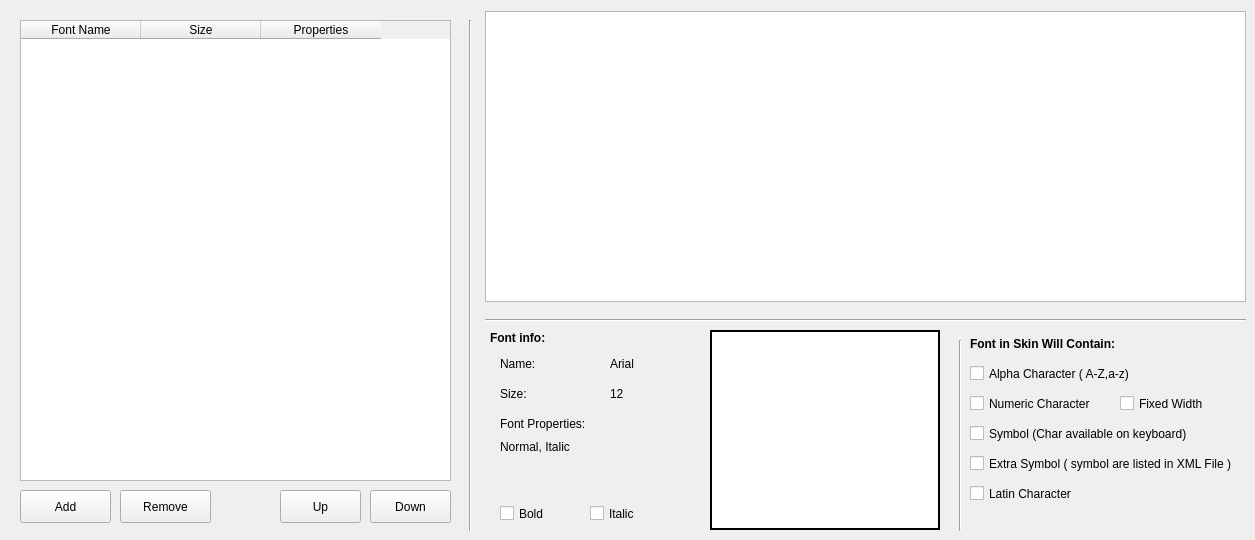
    <widget class="QWidget" name="Font">
     <attribute name="title">
      <string>Font</string>
     </attribute>
     <widget class="QTableWidget" name="TableFont">
      <property name="geometry">
       <rect>
        <x>20</x>
        <y>20</y>
        <width>431</width>
        <height>461</height>
       </rect>
      </property>
      <property name="sizePolicy">
       <sizepolicy hsizetype="Expanding" vsizetype="Expanding">
        <horstretch>0</horstretch>
        <verstretch>0</verstretch>
       </sizepolicy>
      </property>
      <property name="baseSize">
       <size>
        <width>0</width>
        <height>0</height>
       </size>
      </property>
      <property name="lineWidth">
       <number>-1</number>
      </property>
      <property name="selectionMode">
       <enum>QAbstractItemView::SingleSelection</enum>
      </property>
      <property name="selectionBehavior">
       <enum>QAbstractItemView::SelectRows</enum>
      </property>
      <property name="sortingEnabled">
       <bool>false</bool>
      </property>
      <property name="columnCount">
       <number>3</number>
      </property>
      <attribute name="horizontalHeaderCascadingSectionResizes">
       <bool>false</bool>
      </attribute>
      <attribute name="horizontalHeaderMinimumSectionSize">
       <number>40</number>
      </attribute>
      <attribute name="horizontalHeaderDefaultSectionSize">
       <number>120</number>
      </attribute>
      <attribute name="horizontalHeaderStretchLastSection">
       <bool>false</bool>
      </attribute>
      <attribute name="verticalHeaderVisible">
       <bool>false</bool>
      </attribute>
      <attribute name="verticalHeaderHighlightSections">
       <bool>true</bool>
      </attribute>
      <column>
       <property name="text">
        <string>Font Name</string>
       </property>
      </column>
      <column>
       <property name="text">
        <string>Size</string>
       </property>
      </column>
      <column>
       <property name="text">
        <string>Properties</string>
       </property>
      </column>
     </widget>
     <widget class="QPushButton" name="ButtonAddFont">
      <property name="geometry">
       <rect>
        <x>20</x>
        <y>490</y>
        <width>91</width>
        <height>33</height>
       </rect>
      </property>
      <property name="styleSheet">
       <string notr="true"/>
      </property>
      <property name="text">
       <string>Add</string>
      </property>
      <property name="icon">
       <iconset>
        <normaloff>:/Images/plus20.png</normaloff>:/Images/plus20.png</iconset>
      </property>
      <property name="iconSize">
       <size>
        <width>20</width>
        <height>20</height>
       </size>
      </property>
     </widget>
     <widget class="QPushButton" name="ButtonRemoveFont">
      <property name="geometry">
       <rect>
        <x>120</x>
        <y>490</y>
        <width>91</width>
        <height>33</height>
       </rect>
      </property>
      <property name="styleSheet">
       <string notr="true"/>
      </property>
      <property name="text">
       <string>Remove</string>
      </property>
      <property name="icon">
       <iconset>
        <normaloff>:/Images/remove20.png</normaloff>:/Images/remove20.png</iconset>
      </property>
      <property name="iconSize">
       <size>
        <width>20</width>
        <height>20</height>
       </size>
      </property>
     </widget>
     <widget class="QPushButton" name="ButtonUpFont">
      <property name="geometry">
       <rect>
        <x>280</x>
        <y>490</y>
        <width>81</width>
        <height>33</height>
       </rect>
      </property>
      <property name="styleSheet">
       <string notr="true"/>
      </property>
      <property name="text">
       <string>Up</string>
      </property>
      <property name="icon">
       <iconset>
        <normaloff>:/Images/Up_Arrow20.png</normaloff>:/Images/Up_Arrow20.png</iconset>
      </property>
      <property name="iconSize">
       <size>
        <width>20</width>
        <height>20</height>
       </size>
      </property>
     </widget>
     <widget class="QPushButton" name="ButtonDownFont">
      <property name="geometry">
       <rect>
        <x>370</x>
        <y>490</y>
        <width>81</width>
        <height>33</height>
       </rect>
      </property>
      <property name="styleSheet">
       <string notr="true"/>
      </property>
      <property name="text">
       <string>Down</string>
      </property>
      <property name="icon">
       <iconset>
        <normaloff>:/Images/Down_Arrow20.png</normaloff>:/Images/Down_Arrow20.png</iconset>
      </property>
      <property name="iconSize">
       <size>
        <width>20</width>
        <height>20</height>
       </size>
      </property>
     </widget>
     <widget class="Line" name="line_V_Font">
      <property name="geometry">
       <rect>
        <x>460</x>
        <y>20</y>
        <width>20</width>
        <height>511</height>
       </rect>
      </property>
      <property name="orientation">
       <enum>Qt::Vertical</enum>
      </property>
     </widget>
     <widget class="Line" name="line_H_Font">
      <property name="geometry">
       <rect>
        <x>485</x>
        <y>310</y>
        <width>761</width>
        <height>20</height>
       </rect>
      </property>
      <property name="orientation">
       <enum>Qt::Horizontal</enum>
      </property>
     </widget>
     <widget class="QLabel" name="LabelStaticFontInfo">
      <property name="geometry">
       <rect>
        <x>490</x>
        <y>330</y>
        <width>91</width>
        <height>16</height>
       </rect>
      </property>
      <property name="font">
       <font>
        <weight>75</weight>
        <italic>false</italic>
        <bold>true</bold>
       </font>
      </property>
      <property name="text">
       <string>Font info:</string>
      </property>
     </widget>
     <widget class="QLabel" name="LabelStaticFontName">
      <property name="geometry">
       <rect>
        <x>500</x>
        <y>350</y>
        <width>81</width>
        <height>27</height>
       </rect>
      </property>
      <property name="text">
       <string>Name:</string>
      </property>
     </widget>
     <widget class="QLabel" name="LabelFontName">
      <property name="geometry">
       <rect>
        <x>610</x>
        <y>350</y>
        <width>111</width>
        <height>27</height>
       </rect>
      </property>
      <property name="text">
       <string>Arial</string>
      </property>
     </widget>
     <widget class="QLabel" name="LabelFontSize">
      <property name="geometry">
       <rect>
        <x>610</x>
        <y>380</y>
        <width>111</width>
        <height>27</height>
       </rect>
      </property>
      <property name="text">
       <string>12</string>
      </property>
     </widget>
     <widget class="QLabel" name="LabelStaticFontSize">
      <property name="geometry">
       <rect>
        <x>500</x>
        <y>380</y>
        <width>41</width>
        <height>27</height>
       </rect>
      </property>
      <property name="text">
       <string>Size:</string>
      </property>
     </widget>
     <widget class="QLabel" name="LabelStaticFontProperties">
      <property name="geometry">
       <rect>
        <x>500</x>
        <y>410</y>
        <width>101</width>
        <height>27</height>
       </rect>
      </property>
      <property name="text">
       <string>Font Properties:</string>
      </property>
     </widget>
     <widget class="QLabel" name="LabelFontProperties">
      <property name="geometry">
       <rect>
        <x>500</x>
        <y>440</y>
        <width>191</width>
        <height>51</height>
       </rect>
      </property>
      <property name="sizePolicy">
       <sizepolicy hsizetype="Preferred" vsizetype="Expanding">
        <horstretch>0</horstretch>
        <verstretch>0</verstretch>
       </sizepolicy>
      </property>
      <property name="text">
       <string>Normal, Italic</string>
      </property>
      <property name="alignment">
       <set>Qt::AlignLeading|Qt::AlignLeft|Qt::AlignTop</set>
      </property>
      <property name="wordWrap">
       <bool>false</bool>
      </property>
     </widget>
     <widget class="QLabel" name="LabelStaticFontUse">
      <property name="geometry">
       <rect>
        <x>970</x>
        <y>330</y>
        <width>271</width>
        <height>27</height>
       </rect>
      </property>
      <property name="sizePolicy">
       <sizepolicy hsizetype="Fixed" vsizetype="Fixed">
        <horstretch>0</horstretch>
        <verstretch>0</verstretch>
       </sizepolicy>
      </property>
      <property name="font">
       <font>
        <weight>75</weight>
        <italic>false</italic>
        <bold>true</bold>
       </font>
      </property>
      <property name="text">
       <string>Font in Skin Will Contain:</string>
      </property>
     </widget>
     <widget class="QCheckBox" name="checkBoxAlphaFont">
      <property name="geometry">
       <rect>
        <x>970</x>
        <y>360</y>
        <width>271</width>
        <height>27</height>
       </rect>
      </property>
      <property name="text">
       <string>Alpha Character ( A-Z,a-z) </string>
      </property>
      <property name="autoExclusive">
       <bool>false</bool>
      </property>
     </widget>
     <widget class="QCheckBox" name="checkBoxNumericFont">
      <property name="geometry">
       <rect>
        <x>970</x>
        <y>390</y>
        <width>141</width>
        <height>27</height>
       </rect>
      </property>
      <property name="text">
       <string>Numeric Character</string>
      </property>
      <property name="autoExclusive">
       <bool>false</bool>
      </property>
     </widget>
     <widget class="QCheckBox" name="checkBoxSymbolFont">
      <property name="geometry">
       <rect>
        <x>970</x>
        <y>420</y>
        <width>271</width>
        <height>27</height>
       </rect>
      </property>
      <property name="text">
       <string>Symbol (Char available on keyboard)</string>
      </property>
      <property name="autoExclusive">
       <bool>false</bool>
      </property>
     </widget>
     <widget class="Line" name="line_V_Font_2">
      <property name="geometry">
       <rect>
        <x>950</x>
        <y>340</y>
        <width>20</width>
        <height>191</height>
       </rect>
      </property>
      <property name="orientation">
       <enum>Qt::Vertical</enum>
      </property>
     </widget>
     <widget class="QCheckBox" name="checkBoxExtraSymbolFont">
      <property name="geometry">
       <rect>
        <x>970</x>
        <y>450</y>
        <width>271</width>
        <height>27</height>
       </rect>
      </property>
      <property name="text">
       <string>Extra Symbol ( symbol are listed in XML File )</string>
      </property>
      <property name="autoExclusive">
       <bool>false</bool>
      </property>
     </widget>
     <widget class="QCheckBox" name="checkBoxLatinFont">
      <property name="geometry">
       <rect>
        <x>970</x>
        <y>480</y>
        <width>271</width>
        <height>27</height>
       </rect>
      </property>
      <property name="text">
       <string>Latin Character</string>
      </property>
      <property name="autoExclusive">
       <bool>false</bool>
      </property>
     </widget>
     <widget class="QCheckBox" name="checkBoxBold">
      <property name="geometry">
       <rect>
        <x>500</x>
        <y>500</y>
        <width>71</width>
        <height>27</height>
       </rect>
      </property>
      <property name="text">
       <string>Bold</string>
      </property>
      <property name="autoExclusive">
       <bool>false</bool>
      </property>
     </widget>
     <widget class="QCheckBox" name="checkBoxItalic">
      <property name="geometry">
       <rect>
        <x>590</x>
        <y>500</y>
        <width>71</width>
        <height>27</height>
       </rect>
      </property>
      <property name="styleSheet">
       <string notr="true"/>
      </property>
      <property name="text">
       <string>Italic</string>
      </property>
      <property name="autoExclusive">
       <bool>false</bool>
      </property>
     </widget>
     <widget class="QGraphicsView" name="graphicsViewExample">
      <property name="geometry">
       <rect>
        <x>710</x>
        <y>330</y>
        <width>230</width>
        <height>200</height>
       </rect>
      </property>
      <property name="styleSheet">
       <string notr="true">border-style: solid;
border-color: black;
border-width: 2px;</string>
      </property>
      <property name="verticalScrollBarPolicy">
       <enum>Qt::ScrollBarAlwaysOff</enum>
      </property>
      <property name="horizontalScrollBarPolicy">
       <enum>Qt::ScrollBarAlwaysOff</enum>
      </property>
     </widget>
     <widget class="QCheckBox" name="checkBoxFixed">
      <property name="geometry">
       <rect>
        <x>1120</x>
        <y>390</y>
        <width>121</width>
        <height>27</height>
       </rect>
      </property>
      <property name="text">
       <string>Fixed Width</string>
      </property>
      <property name="autoExclusive">
       <bool>false</bool>
      </property>
     </widget>
     <widget class="QGraphicsView" name="graphicsViewFont">
      <property name="geometry">
       <rect>
        <x>485</x>
        <y>11</y>
        <width>761</width>
        <height>291</height>
       </rect>
      </property>
     </widget>
    </widget>
